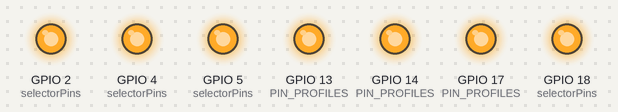
A sketch run on a simulated ESP32-S3. On the bench: output pins drawn as LEDs (lit = HIGH). Pins used as bus, display or sensor lines are not drawn; what the sketch prints to the serial monitor is not drawn.

Above: at 12.1 s.
Timing chart, 0 to 15.6 s (numbered marks = the images above):
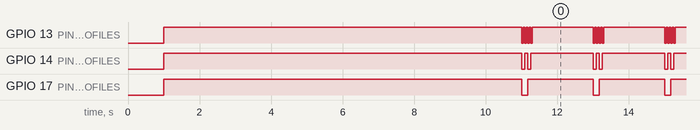

The sketch:

paxini_spi_scan.ino
```cpp
/*
 * Paxini GEN3 tactile SPI scanner for ESP32-S3.
 *
 * It scans the pin maps that exist in this repository and all group/CS
 * address combinations. Use this before hard-coding a board mapping into
 * ESP32-S3/System.
 */

#include <Arduino.h>
#include <SPI.h>
#include <string.h>

static const uint8_t CMD_READ = 0xFB;
static const uint16_t LEN_CMD_HEAD = 5;
static const uint16_t LEN_STATUS = 1;
static const uint16_t LEN_CRC = 1;
static const uint16_t TARGET_ADDR = 1008;
static const uint16_t TARGET_LEN = 15;
static const uint32_t SPI_CLOCK_HZ = 1000000;

static const int PIN_CS1 = 7;
static const int PIN_CS2 = 6;

static const uint16_t DELAY_CS_HOLD_US = 10;
static const uint16_t DELAY_RESPONSE_US = 100;
static const uint16_t DELAY_GROUP_SETTLE_US = 1000;
static const uint16_t DELAY_BETWEEN_READS_MS = 10;
static const uint16_t SCAN_PERIOD_MS = 2000;

static const uint8_t CRC8_TABLE[] = {
    0x00, 0xC0, 0xC1, 0x01, 0xC3, 0x03, 0x02, 0xC2, 0xC6, 0x06, 0x07, 0xC7, 0x05, 0xC5, 0xC4, 0x04,
    0xCC, 0x0C, 0x0D, 0xCD, 0x0F, 0xCF, 0xCE, 0x0E, 0x0A, 0xCA, 0xCB, 0x0B, 0xC9, 0x09, 0x08, 0xC8,
    0xD8, 0x18, 0x19, 0xD9, 0x1B, 0xDB, 0xDA, 0x1A, 0x1E, 0xDE, 0xDF, 0x1F, 0xDD, 0x1D, 0x1C, 0xDC,
    0x14, 0xD4, 0xD5, 0x15, 0xD7, 0x17, 0x16, 0xD6, 0xD2, 0x12, 0x13, 0xD3, 0x11, 0xD1, 0xD0, 0x10,
    0xF0, 0x30, 0x31, 0xF1, 0x33, 0xF3, 0xF2, 0x32, 0x36, 0xF6, 0xF7, 0x37, 0xF5, 0x35, 0x34, 0xF4,
    0x3C, 0xFC, 0xFD, 0x3D, 0xFF, 0x3F, 0x3E, 0xFE, 0xFA, 0x3A, 0x3B, 0xFB, 0x39, 0xF9, 0xF8, 0x38,
    0x28, 0xE8, 0xE9, 0x29, 0xEB, 0x2B, 0x2A, 0xEA, 0xEE, 0x2E, 0x2F, 0xEF, 0x2D, 0xED, 0xEC, 0x2C,
    0xE4, 0x24, 0x25, 0xE5, 0x27, 0xE7, 0xE6, 0x26, 0x22, 0xE2, 0xE3, 0x23, 0xE1, 0x21, 0x20, 0xE0,
    0xA0, 0x60, 0x61, 0xA1, 0x63, 0xA3, 0xA2, 0x62, 0x66, 0xA6, 0xA7, 0x67, 0xA5, 0x65, 0x64, 0xA4,
    0x6C, 0xAC, 0xAD, 0x6D, 0xAF, 0x6F, 0x6E, 0xAE, 0xAA, 0x6A, 0x6B, 0xAB, 0x69, 0xA9, 0xA8, 0x68,
    0x78, 0xB8, 0xB9, 0x79, 0xBB, 0x7B, 0x7A, 0xBA, 0xBE, 0x7E, 0x7F, 0xBF, 0x7D, 0xBD, 0xBC, 0x7C,
    0xB4, 0x74, 0x75, 0xB5, 0x77, 0xB7, 0xB6, 0x76, 0x72, 0xB2, 0xB3, 0x73, 0xB1, 0x71, 0x70, 0xB0,
    0x50, 0x90, 0x91, 0x51, 0x93, 0x53, 0x52, 0x92, 0x96, 0x56, 0x57, 0x97, 0x55, 0x95, 0x94, 0x54,
    0x9C, 0x5C, 0x5D, 0x9D, 0x5F, 0x9F, 0x9E, 0x5E, 0x5A, 0x9A, 0x9B, 0x5B, 0x99, 0x59, 0x58, 0x98,
    0x88, 0x48, 0x49, 0x89, 0x4B, 0x8B, 0x8A, 0x4A, 0x4E, 0x8E, 0x8F, 0x4F, 0x8D, 0x4D, 0x4C, 0x8C,
    0x44, 0x84, 0x85, 0x45, 0x87, 0x47, 0x46, 0x86, 0x82, 0x42, 0x43, 0x83, 0x41, 0x81, 0x80, 0x40
};

struct PinProfile {
    const char *name;
    int sck;
    int miso;
    int mosi;
    int groupA;
    int groupB;
    int groupC;
    int groupEnable;
    uint8_t enableActiveLevel;
};

static const PinProfile PIN_PROFILES[] = {
    {"S3_KNOWN_SPI1_5ROUTE_D13_E14_F17", 8, 21, 10, 13, 14, 17, -1, LOW},
};

struct CsLevel {
    const char *name;
    uint8_t cs1Level;
    uint8_t cs2Level;
};

static const CsLevel CS_LEVELS[] = {
    {"A0B0 active-low", LOW, LOW},
    {"A0B1 active-low", LOW, HIGH},
    {"A1B0 active-low", HIGH, LOW},
    {"A1B1 idle/extra", HIGH, HIGH},
};

SPIClass tactileSpi(FSPI);

uint8_t crc8(const uint8_t *data, uint32_t len) {
    uint8_t crc = 0xFF;
    while (len--) {
        crc = CRC8_TABLE[crc ^ *data++];
    }
    return crc;
}

void setEnable(const PinProfile &p, bool enabled) {
    if (p.groupEnable < 0) {
        return;
    }
    const uint8_t inactive = (p.enableActiveLevel == HIGH) ? LOW : HIGH;
    digitalWrite(p.groupEnable, enabled ? p.enableActiveLevel : inactive);
    delayMicroseconds(DELAY_GROUP_SETTLE_US);
}

void setGroupCode(const PinProfile &p, uint8_t code) {
    digitalWrite(p.groupA, (code & 0x01) ? HIGH : LOW);
    digitalWrite(p.groupB, (code & 0x02) ? HIGH : LOW);
    digitalWrite(p.groupC, (code & 0x04) ? HIGH : LOW);
    delayMicroseconds(DELAY_GROUP_SETTLE_US);
}

bool readOne(
    const CsLevel &cs,
    uint8_t *payload,
    uint8_t *outStatus,
    uint8_t *outRecvCrc,
    uint8_t *outCalcCrc,
    uint8_t *outRaw0,
    uint8_t *outRaw1
) {
    uint8_t raw[LEN_CMD_HEAD + LEN_STATUS + TARGET_LEN + LEN_CRC] = {0};
    const uint16_t totalLen = sizeof(raw);
    raw[0] = CMD_READ;
    raw[1] = (uint8_t)(TARGET_ADDR & 0xFF);
    raw[2] = (uint8_t)(TARGET_ADDR >> 8);
    raw[3] = (uint8_t)(TARGET_LEN & 0xFF);
    raw[4] = (uint8_t)(TARGET_LEN >> 8);

    tactileSpi.beginTransaction(SPISettings(SPI_CLOCK_HZ, MSBFIRST, SPI_MODE3));
    digitalWrite(PIN_CS1, cs.cs1Level);
    digitalWrite(PIN_CS2, cs.cs2Level);
    delayMicroseconds(DELAY_CS_HOLD_US);

    for (uint16_t i = 0; i < LEN_CMD_HEAD; i++) {
        tactileSpi.transfer(raw[i]);
    }
    delayMicroseconds(DELAY_RESPONSE_US);
    for (uint16_t i = LEN_CMD_HEAD; i < totalLen; i++) {
        raw[i] = tactileSpi.transfer(0x00);
    }

    delayMicroseconds(DELAY_CS_HOLD_US);
    digitalWrite(PIN_CS1, HIGH);
    digitalWrite(PIN_CS2, HIGH);
    tactileSpi.endTransaction();

    const uint8_t calc = crc8(raw, totalLen - 1);
    const uint8_t recv = raw[totalLen - 1];
    if (outStatus) {
        *outStatus = raw[LEN_CMD_HEAD];
    }
    if (outRecvCrc) {
        *outRecvCrc = recv;
    }
    if (outCalcCrc) {
        *outCalcCrc = calc;
    }
    if (outRaw0) {
        *outRaw0 = raw[LEN_CMD_HEAD];
    }
    if (outRaw1) {
        *outRaw1 = raw[LEN_CMD_HEAD + 1];
    }

    const bool nonZero = raw[LEN_CMD_HEAD] != 0 || raw[LEN_CMD_HEAD + 1] != 0 || raw[LEN_CMD_HEAD + 2] != 0 || recv != 0;
    if (calc == recv && nonZero) {
        memcpy(payload, raw + LEN_CMD_HEAD + LEN_STATUS, TARGET_LEN);
        return true;
    }
    memset(payload, 0, TARGET_LEN);
    return false;
}

void setupProfile(const PinProfile &p) {
    tactileSpi.end();

    pinMode(p.groupA, OUTPUT);
    pinMode(p.groupB, OUTPUT);
    pinMode(p.groupC, OUTPUT);
    if (p.groupEnable >= 0) {
        pinMode(p.groupEnable, OUTPUT);
        setEnable(p, false);
    }

    pinMode(PIN_CS1, OUTPUT);
    pinMode(PIN_CS2, OUTPUT);
    digitalWrite(PIN_CS1, HIGH);
    digitalWrite(PIN_CS2, HIGH);

    tactileSpi.begin(p.sck, p.miso, p.mosi, -1);
    setEnable(p, true);
}

void scanOnce(uint32_t scanNo) {
    Serial.println();
    Serial.println("============================================================");
    Serial.printf("[SCAN] #%lu millis=%lu addr=%u len=%u spi=%luHz mode=3\n",
                  (unsigned long)scanNo,
                  (unsigned long)millis(),
                  TARGET_ADDR,
                  TARGET_LEN,
                  (unsigned long)SPI_CLOCK_HZ);
    Serial.println("OK rows show: profile | groupCode | CS mode | Fx Fy Fz | crc status");

    uint16_t totalOk = 0;
    uint16_t totalFail = 0;

    for (const PinProfile &profile : PIN_PROFILES) {
        setupProfile(profile);
        Serial.printf("[PROFILE] %s\n", profile.name);

        uint16_t profileOk = 0;
        bool printedFirstFail = false;
        for (uint8_t group = 0; group < 8; group++) {
            setGroupCode(profile, group);
            for (const CsLevel &cs : CS_LEVELS) {
                uint8_t payload[TARGET_LEN] = {0};
                uint8_t status = 0, recvCrc = 0, calcCrc = 0, raw0 = 0, raw1 = 0;
                const bool ok = readOne(cs, payload, &status, &recvCrc, &calcCrc, &raw0, &raw1);
                if (ok) {
                    profileOk++;
                    totalOk++;
                    Serial.printf("  OK  g=%u(%u%u%u) %-22s Fx=%4d Fy=%4d Fz=%4u crc=%02X st=%02X tail=",
                                  group,
                                  (group >> 2) & 1,
                                  (group >> 1) & 1,
                                  group & 1,
                                  cs.name,
                                  (int8_t)payload[0],
                                  (int8_t)payload[1],
                                  payload[2],
                                  recvCrc,
                                  status);
                    for (uint8_t i = 3; i < TARGET_LEN; i++) {
                        Serial.printf("%02X", payload[i]);
                        if (i + 1 < TARGET_LEN) {
                            Serial.print(' ');
                        }
                    }
                    Serial.println();
                } else {
                    totalFail++;
                    if (!printedFirstFail) {
                        printedFirstFail = true;
                        Serial.printf("  first_fail g=%u %-22s st=%02X crc=%02X/%02X raw=%02X,%02X\n",
                                      group,
                                      cs.name,
                                      status,
                                      recvCrc,
                                      calcCrc,
                                      raw0,
                                      raw1);
                    }
                }
                delay(DELAY_BETWEEN_READS_MS);
            }
        }

        Serial.printf("[PROFILE END] %s ok=%u\n", profile.name, profileOk);
        setEnable(profile, false);
    }

    Serial.printf("[SCAN DONE] ok=%u fail=%u\n", totalOk, totalFail);
}

void setup() {
    Serial.begin(921600);
    delay(1000);
    Serial.println("\n[PaxiniScan] GEN3 tactile SPI scanner");
    Serial.println("[PaxiniScan] Manual default selectors: DP=CS2CS1 11, IP=10, CP=01; group code scanned 0..7.");
    Serial.println("[PaxiniScan] Holding all known CS/address pins HIGH for 10s. Power-cycle tactile sensors now if possible.");

    const int selectorPins[] = {2, 4, 5, 6, 7, 13, 14, 17, 18};
    for (int pin : selectorPins) {
        pinMode(pin, OUTPUT);
        digitalWrite(pin, HIGH);
    }
    for (int remain = 10; remain > 0; remain--) {
        Serial.printf("[PaxiniScan] SPI mode latch window: %ds\n", remain);
        delay(1000);
    }
    Serial.println("[PaxiniScan] Starting scan.");
}

void loop() {
    static uint32_t lastScan = 0;
    static uint32_t scanNo = 0;
    if (millis() - lastScan < SCAN_PERIOD_MS) {
        return;
    }
    lastScan = millis();
    scanNo++;
    scanOnce(scanNo);
}
```

Measured:
- by itself, GPIO 13 (PIN_PROFILES): repeats every 2.0 s: 3 × (HIGH 0.04 s, LOW 0.04 s), HIGH 1.7 s, LOW 0.04 s
- by itself, GPIO 14 (PIN_PROFILES): repeats every 2.0 s: HIGH 0.08 s, LOW 0.08 s, HIGH 1.7 s, LOW 0.08 s
- by itself, GPIO 17 (PIN_PROFILES): alternates HIGH for 1.8 s and LOW for 0.17 s
